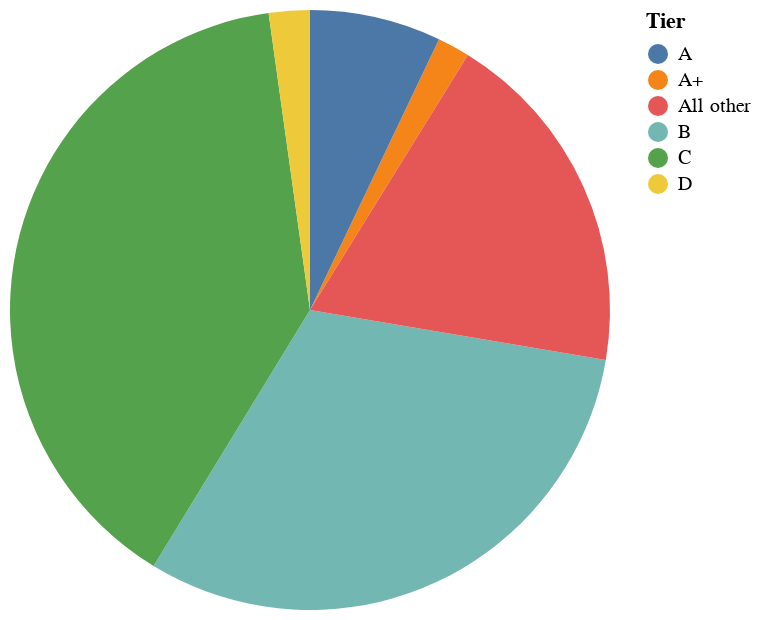

The notebook cell this image was saved under:
### Markdown cell above
Here is the default Altair graph version:

### Code cell
alt.Chart(table_charts).mark_arc().encode(
    theta="% Accounts",
    color=alt.Color('Tier:N'),
)

### Figure 1 — Vega-Lite specification as saved in the notebook (floating-point values rounded to 4 significant figures)
{"config": {"view": {"continuousWidth": 300, "continuousHeight": 300}}, "data": {"name": "data-35f9124c4b8dd7e8e6a83d69924ed8ee"}, "mark": {"type": "arc"}, "encoding": {"color": {"field": "Tier", "type": "nominal"}, "theta": {"field": "% Accounts", "type": "quantitative"}}, "$schema": "https://vega.github.io/schema/vega-lite/v5.8.0.json", "datasets": {"data-35f9124c4b8dd7e8e6a83d69924ed8ee": [{"Tier": "A+", "# of Accounts": 19.0, "% Accounts": 1.746, "Revenue ($M)": 3.927, "% Revenue": 21.0}, {"Tier": "A", "# of Accounts": 77.0, "% Accounts": 7.077, "Revenue ($M)": 4.675, "% Revenue": 25.0}, {"Tier": "B", "# of Accounts": 338.0, "% Accounts": 31.07, "Revenue ($M)": 5.984, "% Revenue": 32.0}, {"Tier": "C", "# of Accounts": 425.0, "% Accounts": 39.06, "Revenue ($M)": 2.805, "% Revenue": 15.0}, {"Tier": "D", "# of Accounts": 24.0, "% Accounts": 2.206, "Revenue ($M)": 0.374, "% Revenue": 2.0}, {"Tier": "All other", "# of Accounts": 205.0, "% Accounts": 18.84, "Revenue ($M)": 0.935, "% Revenue": 5.0}]}}
